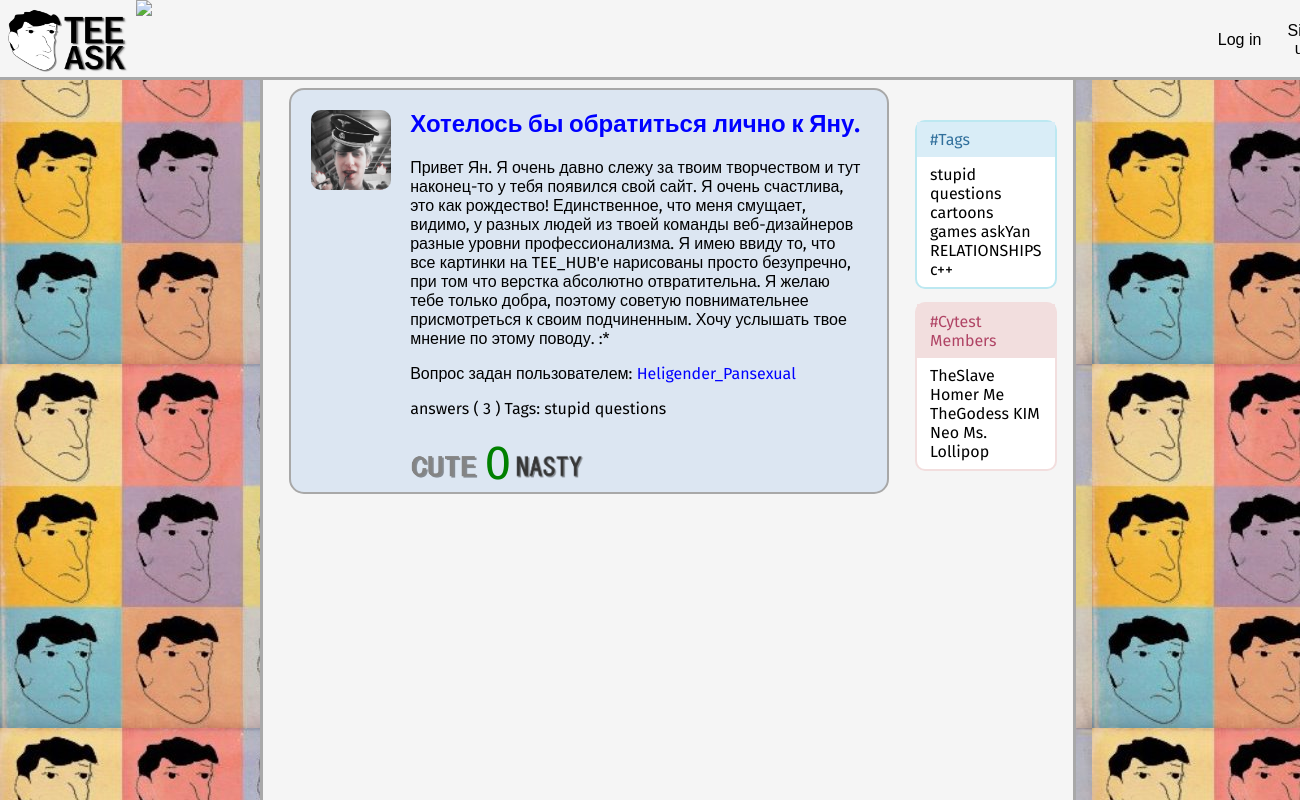
/user/4, run on an earlier commit of the app's database.
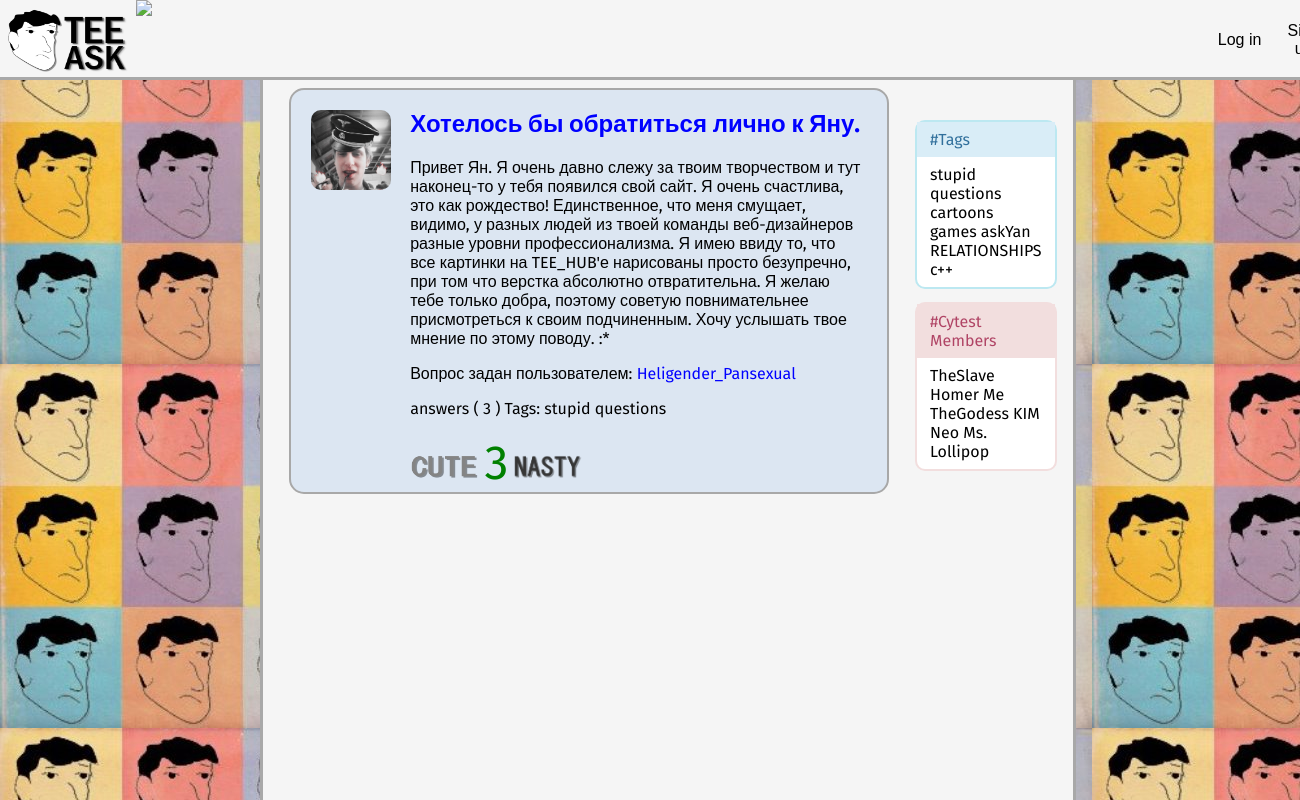
And on a later commit of the database.
### TeeAsk/models.py (models this page shows, shortened)
class Post(models.Model):
    author = models.ForeignKey(Profile, default=None)
    date = models.DateTimeField(auto_now_add=True, auto_now=False)
    title = models.TextField()
    text = models.TextField()
    answers = models.IntegerField(default=0)
    likes = models.IntegerField(default=0)
    tags = TaggableManager()

class Profile(User):
    avatar = models.ImageField(default='default.png')
    objects = UserManager()

### TeeAsk/views.py (the view)
# urls.py: url(r'^user/(?P<id>\d+)', UserPosts.as_view(), name='get user posts'),
class UserPosts(View):
    def get(self, request, id):
        title = 'TeeAsk'
        post = Post.objects.get(id=id)
        posts = Post.objects.filter(author=post.author)
        return render(request, 'index.html', locals())

### templates/index.html (shortened to what this page needs)
{% extends "base.html" %}
{% load staticfiles %}
{% block styles %}
    <link rel="stylesheet" href="https://cdnjs.cloudflare.com/ajax/libs/normalize/5.0.0/normalize.min.css">
    <link rel="stylesheet" href="../static/css/nqst.css?v=1.3">
{% endblock %}
{% block center %}
    <div id='thread' class='center'>
        {% for p in posts %}
            <div class="post" id="post_id-{{ p.id }}">
                <div class="post-pic">
                    <img class='post-img' src="{{ MEDIA_URL }}{{ p.author.avatar.url }}"/>
                </div>
                <div  class="post-text">
                    <h2>
                        <a id='title' href="{% url 'get question' p.id %}">{{ p.title }}</a>
                    </h2>
                    <p id='post-text'>{{ p.text }}</p>
                    <p>Вопрос задан пользователем: <a id="user_anchor"
                                                      href="{% url 'get user posts' p.id %}">{{ p.author }}</a></p>
                    <p>answers ( {{ p.answers }} ) Tags: stupid questions</p>
                    <div>
                        <img class="rating-img" id='like' src="../static/img/lois.png">
                        {% if p.likes >= 0 %}
                            <font id='score' size='7' color='green'>{{ p.likes }}</font>
                        {% else %}
                            <font id='score' size='7' color='red'>{{ p.likes }}</font>
                        {% endif %}
                        <img class="rating-img" id='dislike' src="../static/img/dislois.png">
                    </div>
                </div>
            </div>
        {% endfor %}
    </div>
{% endblock %}

### templates/base.html (shortened to what this page needs)
{% load staticfiles %}
<!DOCTYPE HTML>
<html>
<head>
    <link rel="stylesheet" type="text/css" href="../static/css/base.css?v=1.4">
    <link rel="stylesheet" type="text/css" href="../static/css/modal.css?v=1.0">
    {% block styles %}
    {% endblock %}
</head>
<body>
<div class="grid">
    <div>
        <a href="../../"><img src="../static/img/newlogo.png" class="logo" ></a>
        {% if user.username %}
            <button class="header-button-right" onclick="location.href = '/logout'">Log out</button>
            <button class="header-button-right">Settings</button>
        {% else %}
            <button class="header-button-right" onclick="location.href += 'login/'">Sing up</button>
            <button class="header-button-right">Log in</button>
        {% endif %}
        <img src={{ user.avatar.url }} class="header-button-right">
    </div>
    <div class='center'>
        {% block center %}
        {% endblock %}
    </div>
    <div>
        <div class='panel'>
            <div class='panel-head'>
                #Tags
            </div>
            <div class="panel-body">
                stupid questions cartoons
                games askYan
                RELATIONSHIPS
                c++
            </div>
        </div>
        <div class='panel-2'>
            <div class='panel-head-2'>
                #Cytest Members
            </div>
            <div class="panel-body">
                TheSlave Homer
                Me TheGodess
                KIM Neo Ms. Lollipop
            </div>
        </div>
    </div>
</div>
</body>
</html>

### static/css/base.css (style rules this page uses)
:root { --bg: rgb(237, 237, 238); --border: #a8a8a8; }
body { height: 100%; margin: 0; font-family: 'Fira Sans', sans-serif; }
.grid { background-image: url(../img/back.jpg); background-repeat: repeat; display: grid; width: 100%; min-height: 100vh; grid-template-columns: 10fr 5fr; grid-template-rows: [header-top] 10vh [header-bottom main-top] auto [main-bottom]; grid-template-areas: "banner banner" "container menu"; }
.grid > :nth-child(1) { background-color: var(--bg); grid-column-start: banner-start; grid-column-end: banner-end; grid-row-start: header-top; grid-row-end: header-bottom; border-bottom: 3px solid var(--border); }
.grid > :nth-child(2) { background-color: var(--bg); grid-row-start: header-bottom; grid-row-end: main-bottom; border-left: 3px solid var(--border); ); margin-left: 20vw; }
.grid > :nth-child(3) { border-right: 3px solid var(--border); ); background-color: var(--bg); grid-row-start: header-bottom; grid-row-end: main-bottom; margin-right: 20vw; }
.logo { float: left; cursor: pointer; width: 15vh;; height: 8vh; margin: 1vh; }
.header-button-right { font-size: 16px; cursor: pointer; background-color: transparent; border: none; width: 8vh;; height: 8vh; margin-top: 1vh; margin-bottom: 1vh; float: right; }
.post { min-width: 600px; margin: 1vh 2vw; border: solid 2px var(--border); border-radius: 15px; background-color: #dce6f2; }
.post-pic { padding-left: 1.5vw; padding-top: 1.5vw; float: left; }
.post-text { margin-left: 20%; margin-right: 2vw; }
.post-img { width: 4vw; height: 4vw; min-width: 80px; min-height: 80px; border-radius: 10px; }
.post a { text-decoration: none; color: blue; }
.rating-img { cursor: pointer; max-width: 70px; width: 7vw; height: 3vh; filter: grayscale(100%); }
.panel { background-color: white; margin: 1vh 2vh 1vw 0; border: solid 2px #bce8f1; border-radius: 10px; }
.panel-head { color: #31709c; padding: 1vh 1vw; background-color: #d9edf7; }
.panel-body { padding: 1vh 1vw; }
.panel-2 { background-color: white; margin: 1vh 2vh 1vw 0; border: solid 2px #f2dede; border-radius: 10px; }
.panel-head-2 { color: #b04465; padding: 1vh 1vw; background-color: #f2dede; }

### static/css/nqst.css (style rules this page uses)
*, *:before, *:after { box-sizing: border-box; }
html { overflow-y: scroll; }
body { height: 100%; background: #c1bdba; font-family: 'Titillium Web', sans-serif; }
a { text-decoration: none; color: #1ab188; -webkit-transition: .5s ease; transition: .5s ease; }
:root { --bg: #f5f5f5; --border: #a8a8a8; }
body { margin: 0; font-family: 'Fira Sans', sans-serif; }
.panel { margin-top: 40px; }

What changed in the data, as far as the page shows it:
changed Post "Хотелось бы обратиться лично к Яну.": likes "0" → "3"
